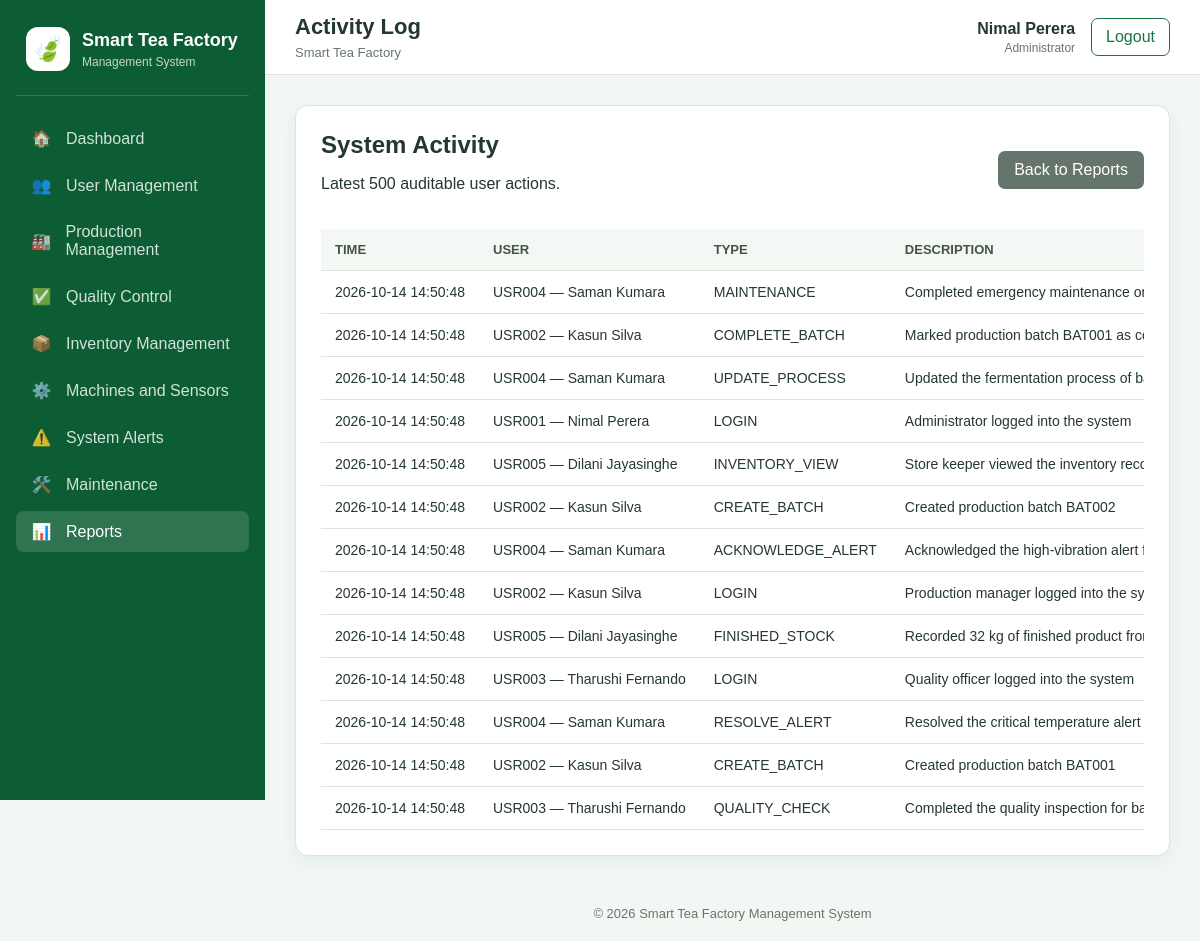
Screenshot of /public/activity.php (signed in) with the database file from the repository.
### tables this page shows
CREATE TABLE users (
    user_id INT UNSIGNED AUTO_INCREMENT,
    user_code VARCHAR(10) NOT NULL,
    username VARCHAR(50) NOT NULL,
    password_hash VARCHAR(255) NOT NULL,
    full_name VARCHAR(100) NOT NULL,

    role ENUM(
        'Administrator',
        'Production Manager',
        'Quality Officer',
        'Machine Operator',
        'Store Keeper'
    ) NOT NULL,

    email VARCHAR(100),
    phone VARCHAR(20),

    account_status ENUM(
        'Active',
        'Inactive'
    ) NOT NULL DEFAULT 'Active',

    last_login_at DATETIME NULL,

    created_at TIMESTAMP NOT NULL DEFAULT CURRENT_TIMESTAMP,

    updated_at TIMESTAMP NOT NULL
        DEFAULT CURRENT_TIMESTAMP
        ON UPDATE CURRENT_TIMESTAMP,

    CONSTRAINT pk_users
        PRIMARY KEY (user_id),

    CONSTRAINT uq_users_user_code
        UNIQUE (user_code),

    CONSTRAINT uq_users_username
        UNIQUE (username),

    CONSTRAINT uq_users_email
        UNIQUE (email)
);

CREATE TABLE user_activity_log (
    activity_id BIGINT UNSIGNED AUTO_INCREMENT,
    user_id INT UNSIGNED NOT NULL,

    activity_type VARCHAR(50) NOT NULL,
    activity_description VARCHAR(255) NOT NULL,

    ip_address VARCHAR(45),
    activity_time TIMESTAMP NOT NULL DEFAULT CURRENT_TIMESTAMP,

    CONSTRAINT pk_user_activity_log
        PRIMARY KEY (activity_id),

    CONSTRAINT fk_activity_user
        FOREIGN KEY (user_id)
        REFERENCES users(user_id)
        ON UPDATE CASCADE
        ON DELETE RESTRICT
);

### src/auth.php (called while the page is built, shortened)
<?php
function currentUser(): ?array
{
    return $_SESSION['user'] ?? null;
}
function requireLogin(): void
{
    try {
        $pdo = getDatabaseConnection();
        $statement = $pdo->prepare(
            "SELECT
                user_id,
                user_code,
                username,
                full_name,
                role,
                account_status
             FROM users
             WHERE user_id = :user_id"
        );
        $statement->execute([
            'user_id' => $_SESSION['user']['user_id']
        ]);
    } catch (Throwable $exception) {
        error_log(
            'Session user verification error: ' .
            $exception->getMessage()
        );
        http_response_code(500);
        exit(
            'The system could not verify your account. ' .
            'Please try again later.'
        );
    }
}

### src/permissions.php (called while the page is built, shortened)
<?php
require_once __DIR__ . '/auth.php';
function can(string $permission): bool
{
    $user = currentUser();
    $allowedRoles = PERMISSION_ROLES[$permission] ?? [];
    return in_array(
        $user['role'],
        $allowedRoles,
        true
    );
}
function requirePermission(string $permission): void
{
    requireLogin();
}

### public/activity.php (the view, shortened to what this page needs)
<?php
require_once __DIR__ . '/../src/permissions.php';
requirePermission('manage_users');
$pdo = getDatabaseConnection();
$rows = $pdo->query(
    "SELECT l.activity_id, u.user_code, u.full_name, l.activity_type,
            l.activity_description, l.ip_address, l.activity_time
     FROM user_activity_log l JOIN users u ON u.user_id=l.user_id
     ORDER BY l.activity_time DESC LIMIT 500"
)->fetchAll();
$pageTitle = 'Activity Log';
$currentModule = 'reports';
require_once __DIR__ . '/../templates/header.php';
?>
<section class="card">
    <div class="page-actions"><div><h2>System Activity</h2><p>Latest 500 auditable user actions.</p></div><a class="button button-secondary" href="<?= BASE_URL ?>/reports.php">Back to Reports</a></div>
    <div class="table-container"><table class="data-table">
        <thead><tr><th>Time</th><th>User</th><th>Type</th><th>Description</th><th>IP Address</th></tr></thead>
        <tbody><?php foreach ($rows as $row): ?><tr>
            <td><?= htmlspecialchars($row['activity_time']) ?></td>
            <td><?= htmlspecialchars($row['user_code'] . ' — ' . $row['full_name']) ?></td>
            <td><?= htmlspecialchars($row['activity_type']) ?></td>
            <td><?= htmlspecialchars($row['activity_description']) ?></td>
        </tr><?php endforeach; ?></tbody>
    </table></div>
</section>
<?php require_once __DIR__ . '/../templates/footer.php'; ?>

### templates/header.php (shortened to what this page needs)
<?php
require_once __DIR__ . '/../src/permissions.php';
$pageTitle = $pageTitle ?? 'Dashboard';
$currentModule = $currentModule ?? 'dashboard';
$user = currentUser();
?>
<!DOCTYPE html>
<html lang="en">
<head>
    <link
        rel="stylesheet"
        href="<?= BASE_URL ?>/assets/css/app.css"
    >
</head>
<body>
<div class="app-shell">
    <aside class="sidebar">
        <div class="brand">
            <div class="brand-icon">🍃</div>
            <div>
                <h1>Smart Tea Factory</h1>
                <p>Management System</p>
            </div>
        </div>
        <nav class="sidebar-nav">
            <a
                class="nav-link
                    <?= $currentModule === 'dashboard'
                        ? 'active'
                        : '' ?>"
                href="<?= BASE_URL ?>/dashboard.php"
            >
                <span class="nav-icon">🏠</span>
                Dashboard
            </a>
            <?php foreach (SYSTEM_MODULES as $key => $module): ?>
                <?php if (can($module['permission'])): ?>
                    <a
                        class="nav-link
                            <?= $currentModule === $key
                                ? 'active'
                                : '' ?>"
                        href="<?= BASE_URL . ($module['path'] ?? '/module.php?name=' . urlencode($key)) ?>"
                    >
                        <span class="nav-icon">
                            <?= $module['icon'] ?>
                        </span>
                        <?= htmlspecialchars($module['title']) ?>
                    </a>
                <?php endif; ?>
            <?php endforeach; ?>
        </nav>
    </aside>
    <div class="main-area">
        <header class="topbar">
            <div class="topbar-title">
                <h2><?= htmlspecialchars($pageTitle) ?></h2>
                <p><?= APP_NAME ?></p>
            </div>
            <div class="user-area">
                <div class="user-information">
                    <strong>
                        <?= htmlspecialchars($user['full_name']) ?>
                    </strong>
                    <span>
                        <?= htmlspecialchars($user['role']) ?>
                    </span>
                </div>
                <form
                    action="<?= BASE_URL ?>/logout.php"
                    method="POST"
                >
                    <button
                        type="submit"
                        class="logout-button"
                    >
                        Logout
                    </button>
                </form>
            </div>
        </header>
        <main class="page-content">

### public/assets/css/app.css (style rules this page uses)
* { box-sizing: border-box; }
:root { --primary: #137744; --primary-dark: #0d5d34; --primary-light: #dff2e5; --background: #f2f7f3; --surface: #ffffff; --text: #24382d; --muted: #67766d; --border: #dce6df; --danger: #c92a34; --warning: #b26a00; --success: #137744; --sidebar-width: 265px; }
body { margin: 0; font-family: Arial, sans-serif; background: var(--background); color: var(--text); }
button, input, select, textarea { font: inherit; }
.app-shell { min-height: 100vh; display: grid; grid-template-columns: var(--sidebar-width) 1fr; }
.sidebar { height: 100vh; position: sticky; top: 0; display: flex; flex-direction: column; padding: 22px 16px; background: var(--primary-dark); color: white; overflow-y: auto; }
.brand { display: flex; align-items: center; gap: 12px; padding: 5px 10px 24px; border-bottom: 1px solid rgba(255, 255, 255, 0.15); }
.brand-icon { width: 44px; height: 44px; display: grid; place-items: center; border-radius: 12px; background: white; font-size: 24px; }
.brand h1 { margin: 0; font-size: 18px; }
.brand p { margin: 4px 0 0; font-size: 12px; opacity: 0.75; }
.sidebar-nav { display: flex; flex-direction: column; gap: 6px; margin-top: 22px; }
.nav-link { display: flex; align-items: center; gap: 12px; padding: 11px 13px; border-radius: 8px; color: rgba(255, 255, 255, 0.82); text-decoration: none; }
.nav-link:hover, .nav-link.active { background: rgba(255, 255, 255, 0.14); color: white; }
.nav-icon { width: 25px; text-align: center; }
.main-area { min-width: 0; }
.topbar { min-height: 74px; display: flex; justify-content: space-between; align-items: center; gap: 20px; padding: 14px 30px; background: white; border-bottom: 1px solid var(--border); }
.topbar-title h2 { margin: 0; font-size: 22px; }
.topbar-title p { margin: 5px 0 0; color: var(--muted); font-size: 13px; }
.user-area { display: flex; align-items: center; gap: 16px; }
.user-information { text-align: right; }
.user-information strong, .user-information span { display: block; }
.user-information span { margin-top: 3px; color: var(--muted); font-size: 12px; }
.logout-button { padding: 9px 14px; border: 1px solid var(--primary); border-radius: 7px; background: white; color: var(--primary); cursor: pointer; }
.page-content { padding: 30px; }
.card { padding: 25px; border: 1px solid var(--border); border-radius: 13px; background: white; box-shadow: 0 6px 18px rgba(0, 50, 25, 0.06); }
.page-actions { display: flex; justify-content: space-between; align-items: center; gap: 15px; margin-bottom: 20px; }
.page-actions h2 { margin: 0; }
.button { display: inline-block; padding: 10px 16px; border: none; border-radius: 7px; background: var(--primary); color: white; text-decoration: none; cursor: pointer; }
.button-secondary { background: #66756c; }
.table-container { width: 100%; overflow-x: auto; }
.data-table { width: 100%; border-collapse: collapse; white-space: nowrap; }
.data-table th, .data-table td { padding: 13px 14px; border-bottom: 1px solid var(--border); text-align: left; font-size: 14px; }
.data-table th { background: #f4f8f5; color: #425348; font-size: 13px; text-transform: uppercase; }

### rows the page displays
users: full_name "Nimal Perera", role "Administrator"
user_activity_log: activity_time "2026-10-14 14:50:48", user.full_name "USR004 — Saman Kumara", activity_type "MAINTENANCE", activity_description "Completed emergency maintenance…"
user_activity_log: activity_time "2026-10-14 14:50:48", user.full_name "USR002 — Kasun Silva", activity_type "COMPLETE_BATCH", activity_description "Marked production batch BAT001 as…"
user_activity_log: activity_time "2026-10-14 14:50:48", user.full_name "USR004 — Saman Kumara", activity_type "UPDATE_PROCESS", activity_description "Updated the fermentation process of…"
user_activity_log: activity_time "2026-10-14 14:50:48", user.full_name "USR001 — Nimal Perera", activity_type "LOGIN", activity_description "Administrator logged into the system"
user_activity_log: activity_time "2026-10-14 14:50:48", user.full_name "USR005 — Dilani Jayasinghe", activity_type "INVENTORY_VIEW", activity_description "Store keeper viewed the inventory…"
user_activity_log: activity_time "2026-10-14 14:50:48", user.full_name "USR002 — Kasun Silva", activity_type "CREATE_BATCH", activity_description "Created production batch BAT002"
user_activity_log: activity_time "2026-10-14 14:50:48", user.full_name "USR004 — Saman Kumara", activity_type "ACKNOWLEDGE_ALERT", activity_description "Acknowledged the high-vibration alert…"
user_activity_log: activity_time "2026-10-14 14:50:48", user.full_name "USR002 — Kasun Silva", activity_type "LOGIN", activity_description "Production manager logged into the…"
user_activity_log: activity_time "2026-10-14 14:50:48", user.full_name "USR005 — Dilani Jayasinghe", activity_type "FINISHED_STOCK", activity_description "Recorded 32 kg of finished product…"
user_activity_log: activity_time "2026-10-14 14:50:48", user.full_name "USR003 — Tharushi Fernando", activity_type "LOGIN", activity_description "Quality officer logged into the system"
user_activity_log: activity_time "2026-10-14 14:50:48", user.full_name "USR004 — Saman Kumara", activity_type "RESOLVE_ALERT", activity_description "Resolved the critical temperature alert…"
user_activity_log: activity_time "2026-10-14 14:50:48", user.full_name "USR002 — Kasun Silva", activity_type "CREATE_BATCH", activity_description "Created production batch BAT001"
user_activity_log: activity_time "2026-10-14 14:50:48", user.full_name "USR003 — Tharushi Fernando", activity_type "QUALITY_CHECK", activity_description "Completed the quality inspection for…"

### other values shown
$module['icon'] "👥"
$module['title'] "User Management"
$module['icon'] "🏭"
$module['title'] "Production Management"
$module['icon'] "✅"
$module['title'] "Quality Control"
$module['icon'] "📦"
$module['title'] "Inventory Management"
$module['icon'] "⚙️"
$module['title'] "Machines and Sensors"
$module['icon'] "⚠️"
$module['title'] "System Alerts"
$module['icon'] "🛠️"
$module['title'] "Maintenance"
$module['icon'] "📊"
